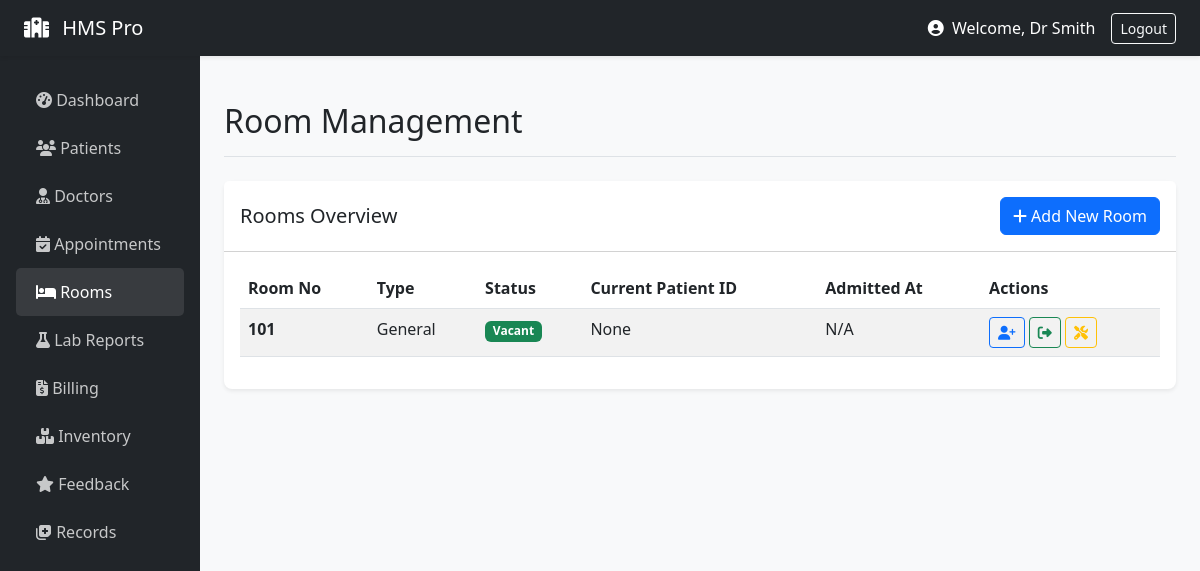
The app's page /staff/rooms (signed in) with its own data.
### models/__init__.py (models this page shows, shortened)
class User(UserMixin, db.Model):
    id = db.Column(db.Integer, primary_key=True)
    email = db.Column(db.String(120), unique=True, nullable=False)
    name = db.Column(db.String(100), nullable=False)
    role = db.Column(db.String(20), nullable=False)
    password_hash = db.Column(db.String(200), nullable=False)
    age = db.Column(db.Integer)
    gender = db.Column(db.String(10))
    staff_role = db.Column(db.String(50))
    department = db.Column(db.String(50))
    staff_id = db.Column(db.String(20))
    created_at = db.Column(db.DateTime, default=datetime.utcnow)

class Room(db.Model):
    id = db.Column(db.Integer, primary_key=True)
    number = db.Column(db.String(10), unique=True)
    type = db.Column(db.String(20))
    status = db.Column(db.String(20), default='Vacant')
    patient_id = db.Column(db.Integer, db.ForeignKey('user.id'))
    admitted_at = db.Column(db.DateTime)

### routes/staff.py (the view)
@staff_bp.route('/rooms', methods=['GET', 'POST'])
def rooms():
    form = RoomForm()
    if form.validate_on_submit():
        room = Room(number=form.number.data, type=form.type.data)
        db.session.add(room)
        db.session.commit()
        flash('Room added successfully', 'success')
        return redirect(url_for('staff.rooms'))
    rooms = Room.query.all()
    return render_template('rooms.html', rooms=rooms, form=form)

### models/__init__.py (called while the page is built)
@login_manager.user_loader
def load_user(user_id):
    return User.query.get(int(user_id))

### routes/staff.py (called while the page is built)
def staff_required(f):
    @wraps(f)
    def decorated_function(*args, **kwargs):
        if current_user.role != 'staff':
            flash('Staff access only', 'danger')
            return redirect(url_for('auth.login'))
        return f(*args, **kwargs)
    return decorated_function

@staff_bp.before_request
@login_required
@staff_required
def before_request():
    pass

### templates/rooms.html (shortened to what this page needs)
{% extends "base.html" %}
{% block page_title %}Room Management{% endblock %}
{% block content %}
<div class="card">
    <div class="card-header bg-white d-flex justify-content-between align-items-center py-3">
        <h5 class="mb-0">Rooms Overview</h5>
        <button type="button" class="btn btn-primary" data-bs-toggle="modal" data-bs-target="#addRoomModal">
            <i class="fas fa-plus"></i> Add New Room
        </button>
    </div>
    <div class="card-body">
        <table class="table table-striped table-hover datatable w-100">
            <thead>
                <tr>
                    <th>Room No</th>
                    <th>Type</th>
                    <th>Status</th>
                    <th>Current Patient ID</th>
                    <th>Admitted At</th>
                    <th>Actions</th>
                </tr>
            </thead>
            <tbody>
                {% for room in rooms %}
                <tr>
                    <td><strong>{{ room.number }}</strong></td>
                    <td>{{ room.type }}</td>
                    <td>
                        {% if room.status == 'Vacant' %}
                        <span class="badge bg-success">Vacant</span>
                        {% elif room.status == 'Occupied' %}
                        <span class="badge bg-danger">Occupied</span>
                        {% else %}
                        <span class="badge bg-warning text-dark">{{ room.status }}</span>
                        {% endif %}
                    </td>
                    <td>{{ room.patient_id if room.patient_id else 'None' }}</td>
                    <td>{{ room.admitted_at.strftime('%Y-%m-%d %H:%M') if room.admitted_at else 'N/A' }}</td>
                    <td>
                        <a href="#" class="btn btn-sm btn-outline-primary" title="Assign Patient"><i class="fas fa-user-plus"></i></a>
                        <a href="#" class="btn btn-sm btn-outline-success" title="Discharge"><i class="fas fa-sign-out-alt"></i></a>
                        <a href="#" class="btn btn-sm btn-outline-warning" title="Maintenance"><i class="fas fa-tools"></i></a>
                    </td>
                </tr>
                {% endfor %}
            </tbody>
        </table>
    </div>
</div>
{% endblock %}

### templates/base.html (shortened to what this page needs)
<!doctype html>
<html lang="en">
<head>
  <link href="https://cdn.jsdelivr.net/npm/bootstrap@5.3.0/dist/css/bootstrap.min.css" rel="stylesheet">
  <link rel="stylesheet" href="https://cdnjs.cloudflare.com/ajax/libs/font-awesome/6.4.0/css/all.min.css">
</head>
<body>
{% if current_user.is_authenticated %}
<nav class="navbar navbar-dark bg-dark sticky-top shadow-sm">
  <div class="container-fluid px-4">
    <a class="navbar-brand" href="/"><i class="fas fa-hospital me-2"></i> HMS Pro</a>
    <div class="d-flex align-items-center text-white">
      <span class="me-3">
        <i class="fas fa-user-circle me-1"></i> Welcome, {{ current_user.name.split('@')[0] if '@' in current_user.name else current_user.name }}
      </span>
      <a class="btn btn-outline-light btn-sm" href="{{ url_for('auth.logout') }}">Logout</a>
    </div>
  </div>
</nav>
{% endif %}
<div id="main-wrapper">
    {% if not current_user.is_authenticated %}
        <div class="container mt-5">
    {% else %}
        <div class="container-fluid">
            <div class="row">
                <nav class="col-md-2 d-none d-md-block sidebar px-3">
                    <ul class="nav flex-column">
                        {% if current_user.role == 'staff' %}
                            <li class="nav-item">
                                <a class="nav-link {{ 'active' if request.endpoint == 'staff.dashboard' else '' }}" href="{{ url_for('staff.dashboard') }}"><i class="fas fa-tachometer-alt"></i> Dashboard</a>
                            </li>
                            <li class="nav-item">
                                <a class="nav-link {{ 'active' if request.endpoint == 'staff.patients' else '' }}" href="{{ url_for('staff.patients') }}"><i class="fas fa-users"></i> Patients</a>
                            </li>
                            <li class="nav-item">
                                <a class="nav-link {{ 'active' if request.endpoint == 'staff.doctors' else '' }}" href="{{ url_for('staff.doctors') }}"><i class="fas fa-user-md"></i> Doctors</a>
                            </li>
                            <li class="nav-item">
                                <a class="nav-link {{ 'active' if request.endpoint == 'staff.appointments' else '' }}" href="{{ url_for('staff.appointments') }}"><i class="fas fa-calendar-check"></i> Appointments</a>
                            </li>
                            <li class="nav-item">
                                <a class="nav-link {{ 'active' if request.endpoint == 'staff.rooms' else '' }}" href="{{ url_for('staff.rooms') }}"><i class="fas fa-bed"></i> Rooms</a>
                            </li>
                            <li class="nav-item">
                                <a class="nav-link {{ 'active' if request.endpoint == 'staff.lab' else '' }}" href="{{ url_for('staff.lab') }}"><i class="fas fa-flask"></i> Lab Reports</a>
                            </li>
                            <li class="nav-item">
                                <a class="nav-link {{ 'active' if request.endpoint == 'staff.billing' else '' }}" href="{{ url_for('staff.billing') }}"><i class="fas fa-file-invoice-dollar"></i> Billing</a>
                            </li>
                            <li class="nav-item">
                                <a class="nav-link {{ 'active' if request.endpoint == 'staff.inventory' else '' }}" href="{{ url_for('staff.inventory') }}"><i class="fas fa-boxes"></i> Inventory</a>
                            </li>
                            <li class="nav-item">
                                <a class="nav-link {{ 'active' if request.endpoint == 'staff.feedback' else '' }}" href="{{ url_for('staff.feedback') }}"><i class="fas fa-star"></i> Feedback</a>
                            </li>
                            <li class="nav-item">
                                <a class="nav-link" href="#" onclick="alert('Select a patient to view records')"><i class="fas fa-notes-medical"></i> Records</a>
                            </li>
                        {% endif %}
                    </ul>
                </nav>
                <main class="col-md-10 ms-sm-auto px-md-4 main-content">
                    <div class="d-flex justify-content-between flex-wrap flex-md-nowrap align-items-center pt-3 pb-2 mb-4 border-bottom">
                        <h1 class="h2">{% block page_title %}{% endblock %}</h1>
                    </div>
    {% endif %}
    {% block content %}{% endblock %}
    {% if current_user.is_authenticated %}
                </main>
            </div>
        </div>
    {% else %}
        </div>
    {% endif %}
</div>
</body>
</html>

### templates/base.html (style rules this page uses)
body { background-color: #f8f9fa; }
.sidebar { min-height: 100vh; background-color: #212529; color: white; padding-top: 20px; }
.sidebar .nav-link { color: rgba(255,255,255,.75); padding: 12px 20px; font-weight: 500; }
.sidebar .nav-link:hover, .sidebar .nav-link.active { color: white; background-color: rgba(255,255,255,.1); border-radius: 5px; }
.main-content { padding: 30px; }
.card { box-shadow: 0 0.125rem 0.25rem rgba(0,0,0,.075); border: none; border-radius: 0.5rem; margin-bottom: 20px; }

### records on screen
User: name "Dr Smith"
Room: number "101", type "General", status "Vacant", patient "None", admitted_at "N/A"
